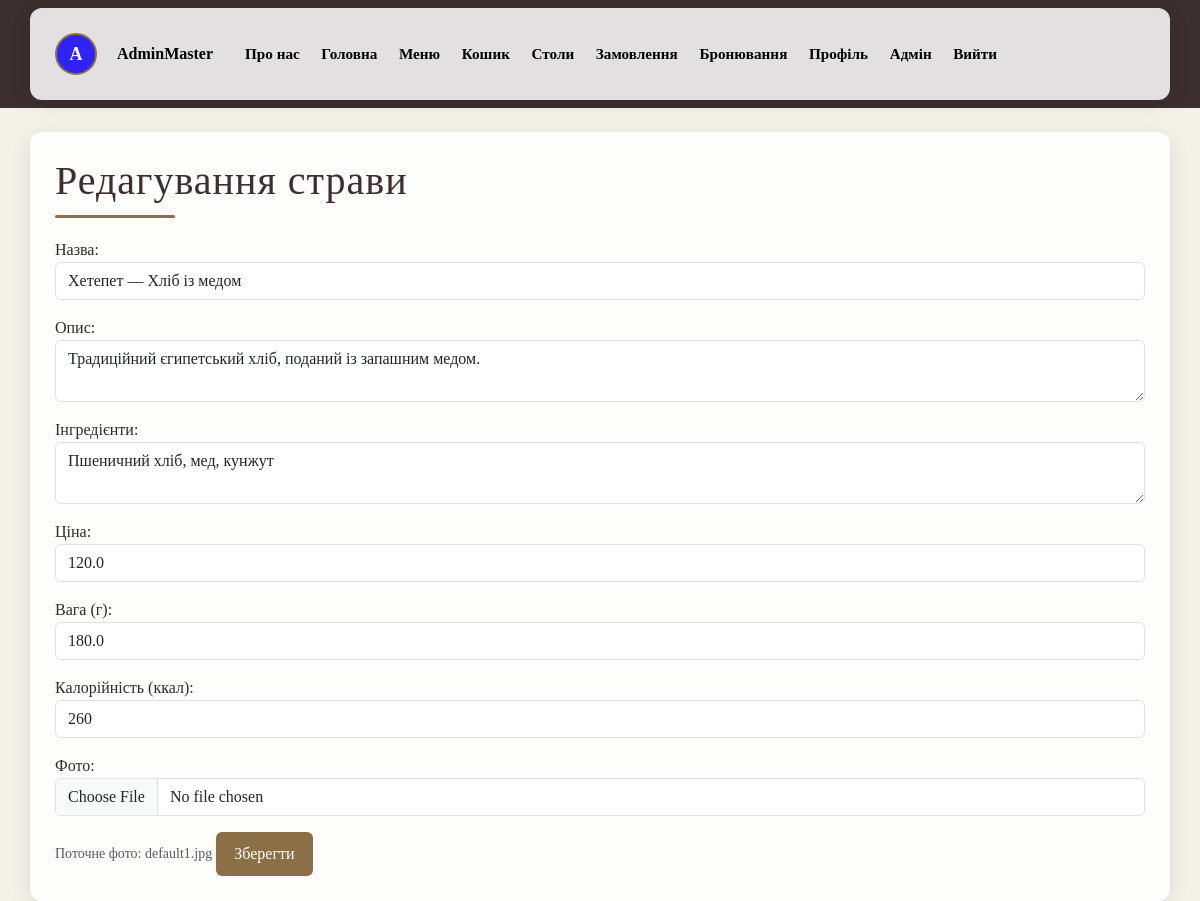
Screenshot of /admin/menu/edit/1/ (signed in) with the database file from the repository.
### database.py (models this page shows, shortened)
class Base(DeclarativeBase):
    def create_db(self):
        Base.metadata.create_all(engine)
    def drop_db(self):
        Base.metadata.drop_all(engine)

class Users(UserMixin, Base):
    __tablename__ = "users"
    id: Mapped[int] = mapped_column(primary_key=True)
    nickname: Mapped[str] = mapped_column(String(100), unique=True)
    email: Mapped[str] = mapped_column(String(150), unique=True)
    password: Mapped[str] = mapped_column(String(100))
    status_admin: Mapped[bool] = mapped_column(Boolean, default=False)
    avatar_color: Mapped[str] = mapped_column(String(20), nullable=True)
    avatar_letter: Mapped[str] = mapped_column(String(2), nullable=True)
    avatar_image: Mapped[str] = mapped_column(String(200), nullable=True)
    orders = relationship("Orders", back_populates="user", cascade="all, delete")
    reservations = relationship("Reservations", back_populates="user", cascade="all, delete")

class Menu(Base):
    __tablename__ = "menu"
    id: Mapped[int] = mapped_column(primary_key=True)
    name: Mapped[str] = mapped_column(String(100), unique=True)
    weight: Mapped[float] = mapped_column()
    cal: Mapped[int] = mapped_column()
    ingredients: Mapped[str] = mapped_column(Text)
    price: Mapped[float] = mapped_column()
    description: Mapped[str] = mapped_column(Text)
    active: Mapped[bool] = mapped_column(Boolean, default=True)
    image: Mapped[str] = mapped_column(String(100))
    order_items = relationship("OrderDish", back_populates="dish", cascade="all, delete")

### main.py (the view, shortened to what this page needs)
@app.route('/admin/menu/edit/<int:dish_id>/', methods=['GET', 'POST'])
@login_required
@admin_required
def admin_edit_dish(dish_id):
    dish = get_menu_item_by_id(dish_id)
    if not dish:
        flash("Страву не знайдено", "danger")
        return redirect(url_for('admin_menu'))
    return render_template('admin_edit_dish.html', dish=dish)

### database.py (called while the page is built)
def search_user(user_id):
    with Session() as session:
        user = session.query(Users).filter_by(id=user_id).first()
        return user

def get_menu_item_by_id(dish_id: int):
    with Session() as session:
        dish = session.query(Menu).filter_by(id=dish_id).first()
        if dish:
            session.refresh(dish)
        return dish

### main.py (called while the page is built)
@login_manager.user_loader
def load_user(user_id):
    return search_user(user_id)

def admin_required(func):
    @wraps(func)
    def wrapper(*args, **kwargs):
        if not current_user.is_authenticated or not current_user.status_admin:
            flash("У вас немає прав адміністратора", "danger")
            return redirect(url_for('home'))
        return func(*args, **kwargs)
    return wrapper

### templates/admin_edit_dish.html (shortened to what this page needs)
{% extends "base.html" %}
{% block content %}
<h1>Редагування страви</h1>
<div class="decor-line"></div>
<form method="POST" enctype="multipart/form-data">
    <label>Назва:</label>
    <input type="text" name="name" class="form-control mb-3" value="{{ dish.name }}">
    <label>Опис:</label>
    <textarea name="description" class="form-control mb-3">{{ dish.description }}</textarea>
    <label>Інгредієнти:</label>
    <textarea name="ingredients" class="form-control mb-3">{{ dish.ingredients }}</textarea>
    <label>Ціна:</label>
    <input type="number" name="price" class="form-control mb-3" value="{{ dish.price }}" step="0.01">
    <label>Вага (г):</label>
    <input type="number" name="weight" class="form-control mb-3" value="{{ dish.weight }}" step="0.1">
    <label>Калорійність (ккал):</label>
    <input type="number" name="cal" class="form-control mb-3" value="{{ dish.cal }}">
    <label>Фото:</label>
    <input type="file" name="file" class="form-control mb-3" accept="image/*">
    <small class="text-muted">Поточне фото: {{ dish.image }}</small>
    <button class="btn btn-custom">Зберегти</button>
</form>
{% endblock %}

### templates/base.html (shortened to what this page needs)
<!DOCTYPE html>
<html lang="en">
<head>
    <link href="https://cdn.jsdelivr.net/npm/bootstrap@5.3.8/dist/css/bootstrap.min.css" rel="stylesheet"
>
</head>
<body>
    <nav class="navbar navbar-dark bg-dark mb-4">
        <div class="container d-flex flex-wrap align-items-center gap-2 gap-md-3">
            {% if current_user.is_authenticated %}
            {% if current_user.avatar_image %}
            <img src="{{ url_for('static', filename='images/profile/' + current_user.avatar_image) }}" class="avatar">
            {% else %}
            <div class="avatar-circle" style="background: {{ current_user.avatar_color }}">
                {{ current_user.avatar_letter }}
            </div>
            {% endif %}
            <span class="ms-1 navbar-user me-2 me-md-3">{{ current_user.nickname }}</span>
            <a class="navbar-brand py-1" href="{{ url_for('about_us') }}">Про нас</a>
            <a class="navbar-brand py-1" href="{{ url_for('home_page') }}">Головна</a>
            <a class="navbar-brand py-1" href="{{ url_for('menu') }}">Меню</a>
            <a class="navbar-brand py-1" href="{{ url_for('cart') }}">Кошик</a>
            <a class="navbar-brand py-1" href="{{ url_for('tables') }}">Столи</a>
            <a class="navbar-brand py-1" href="{{ url_for('orders') }}">Замовлення</a>
            <a class="navbar-brand py-1" href="{{ url_for('reservations') }}">Бронювання</a>
            <a class="navbar-brand py-1" href="{{ url_for('profile') }}">Профіль</a>
            {% if current_user.status_admin %}
            <a class="navbar-brand py-1" href="{{ url_for('admin_dashboard') }}">Адмін</a>
            {% endif %}
            <a class="navbar-brand py-1" href="javascript:void(0)" onclick="confirmLogout()">Вийти</a>
            {% else %}
            <a class="navbar-brand py-1" href="{{ url_for('about_us') }}">Про нас</a>
            <a class="navbar-brand py-1" href="{{ url_for('login') }}">Увійти</a>
            <a class="navbar-brand py-1" href="{{ url_for('register') }}">Зареєструватись</a>
            {% endif %}
        </div>
    </nav>
    <main class="container">
        {% block content %}
        {% endblock %}
    </main>
</body>
</html>

### templates/base.html (style rules this page uses)
.avatar-circle { width: 40px; height: 40px; border-radius: 50%; color: white; font-weight: bold; display: flex; justify-content: center; align-items: center; font-size: 18px; }
body { background: #f4f1e8; font-family: "Georgia", "Times New Roman", serif; color: #2c2c2c; }
.container { background: rgba(255, 255, 255, 0.85); padding: 25px; border-radius: 12px; box-shadow: 0 4px 20px rgba(0, 0, 0, 0.1); }
h1, h2, h3 { font-family: "Cinzel", serif; letter-spacing: 1px; color: #3b2f2f; }
.decor-line { width: 120px; height: 3px; background: #8b6f47; margin: 10px 0 20px 0; border-radius: 2px; }
.btn-custom { background: #8b6f47; color: white; border: none; padding: 10px 18px; border-radius: 6px; transition: 0.3s; }
input, textarea, select { border: 1px solid #c8b79b; border-radius: 6px; padding: 10px; background: #fffdf8; }
.avatar-circle { width: 42px; height: 42px; border-radius: 50%; color: white; font-weight: bold; display: flex; justify-content: center; align-items: center; font-size: 18px; border: 2px solid #8b6f47; }
.navbar { background: #3b2f2f !important; }
.navbar>.container { justify-content: flex-start !important; }
.navbar .navbar-brand { color: #000000 !important; font-family: "Cinzel", serif; font-weight: 600; font-size: 0.95rem; margin-right: 0.35rem; text-shadow: none; transition: color 0.2s, transform 0.2s; }
.navbar .navbar-user { color: #000000 !important; font-weight: 600; text-shadow: none; }

### rows the page displays
Users: avatar_letter "A", nickname "AdminMaster"
Menu: name "Хетепет — Хліб із медом", description "Традиційний єгипетський хліб, поданий із запашним медом.", ingredients "Пшеничний хліб, мед, кунжут", price "120.0", weight "180.0", cal "260", image "default1.jpg"
